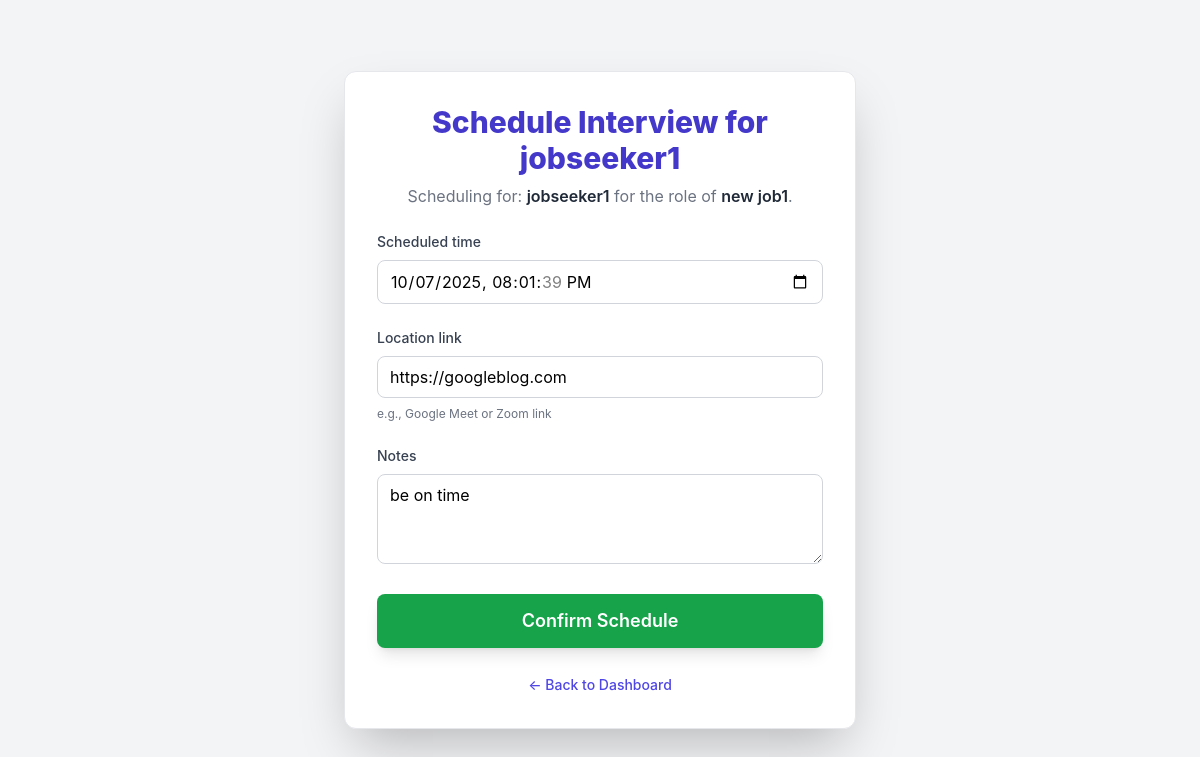
Page /employer/application/schedule/1/ (signed in) on the committed database.
### jobs/models.py (models this page shows, shortened)
class Application(models.Model):
    STATUS_CHOICES = [
        ('APPLIED', 'Applied'),
        ('SHORTLISTED', 'Shortlisted'),
        ('INTERVIEW', 'Interview Scheduled'),
        ('REJECTED', 'Rejected'),
    ]
    job = models.ForeignKey(JobPosting, on_delete=models.CASCADE, related_name='applications')
    seeker = models.ForeignKey(JobSeekerProfile, on_delete=models.CASCADE, related_name='applications')
    applied_on = models.DateTimeField(auto_now_add=True)
    status = models.CharField(max_length=20, choices=STATUS_CHOICES, default='APPLIED')
    class Meta:
        unique_together = ('job', 'seeker') # Prevent duplicate applications

class JobSeekerProfile(models.Model):
    user = models.OneToOneField(settings.AUTH_USER_MODEL, on_delete=models.CASCADE, related_name='seeker_profile')
    skills = models.CharField(max_length=255, blank=True, null=True, help_text="e.g., Python, SQL, AWS. Required before applying.")
    resume = models.FileField(
        upload_to='resumes/',
        null=True, blank=True,
        validators=[FileExtensionValidator(allowed_extensions=['pdf', 'docx'])]
    )

class JobPosting(models.Model):
    employer = models.ForeignKey(EmployerProfile, on_delete=models.CASCADE, related_name='jobs')
    title = models.CharField(max_length=200)
    description = models.TextField()
    location = models.CharField(max_length=100)
    posted_on = models.DateTimeField(auto_now_add=True)
    is_active = models.BooleanField(default=True)

class Interview(models.Model):
    application = models.OneToOneField(Application, on_delete=models.CASCADE, related_name='interview')
    scheduled_time = models.DateTimeField()
    location_link = models.URLField(max_length=255, blank=True, null=True, help_text="e.g., Google Meet or Zoom link")
    notes = models.TextField(blank=True, null=True)

### jobs/views.py (the view)
# urls.py: path('employer/application/schedule/<int:app_id>/', views.schedule_interview, name='schedule_interview'),
@user_passes_test(is_employer, login_url='/')
@login_required
def schedule_interview(request, app_id):
    application = get_object_or_404(Application, id=app_id)
    if application.job.employer != request.user.employer_profile:
        messages.error(request, "Permission denied.")
        return redirect('employer_dashboard')
    if application.status != 'SHORTLISTED' and application.status != 'INTERVIEW':
        messages.warning(request, "Application must be Shortlisted before scheduling.")
        return redirect('employer_dashboard')
    try:
        instance = application.interview
    except Interview.DoesNotExist:
        instance = None
    if request.method == 'POST':
        form = InterviewForm(request.POST, instance=instance)
        if form.is_valid():
            interview = form.save(commit=False)
            interview.application = application
            interview.save()
            application.status = 'INTERVIEW'
            application.save()
            messages.success(request, f"Interview scheduled for {application.seeker.user.username}.")
            return redirect('employer_dashboard')
    else:
        form = InterviewForm(instance=instance)
    context = {
        'form': form,
        'application': application,
        'title': f"Schedule Interview for {application.seeker.user.username}"
    }
    return render(request, 'jobs/schedule_interview.html', context)

### jobs/views.py
class InterviewForm(forms.ModelForm):
    scheduled_time = forms.DateTimeField(
        widget=forms.DateTimeInput(attrs={'type': 'datetime-local', 'class': 'w-full px-3 py-2 border border-gray-300 rounded-lg focus:outline-none focus:ring-2 focus:ring-indigo-500'}),
        initial=datetime.now()
    )
    class Meta:
        model = Interview
        fields = ['scheduled_time', 'location_link', 'notes']
        widgets = {
            'location_link': forms.URLInput(attrs={'class': 'w-full px-3 py-2 border border-gray-300 rounded-lg focus:outline-none focus:ring-2 focus:ring-indigo-500'}),
            'notes': forms.Textarea(attrs={'class': 'w-full px-3 py-2 border border-gray-300 rounded-lg focus:outline-none focus:ring-2 focus:ring-indigo-500', 'rows': 3})
        }

### jobs/views.py (called while the page is built)
def is_employer(user):
    return user.is_authenticated and hasattr(user, 'employer_profile')

### jobs/templates/jobs/schedule_interview.html (shortened to what this page needs)
<!DOCTYPE html>
<html lang="en">
<head>
    <script src="https://cdn.tailwindcss.com"></script>
</head>
<body class="min-h-screen flex items-center justify-center p-4">
    <div class="w-full max-w-lg bg-white p-8 rounded-xl shadow-2xl border border-gray-200">
        <h1 class="text-3xl font-extrabold text-center text-indigo-700 mb-2">{{ title }}</h1>
        <p class="text-center text-gray-500 mb-6">
            Scheduling for: <span class="font-semibold text-gray-800">{{ application.seeker.user.username }}</span> for the role of <span class="font-semibold text-gray-800">{{ application.job.title }}</span>.
        </p>
        <form method="post" class="space-y-6">
            {% for field in form %}
            <div class="space-y-2">
                <label for="{{ field.id_for_label }}" class="block text-sm font-medium text-gray-700">{{ field.label }}</label>
                {{ field }}
                {% if field.help_text %}
                    <p class="text-xs text-gray-500 mt-1">{{ field.help_text }}</p>
                {% endif %}
            </div>
            {% endfor %}
            <button type="submit" class="w-full flex justify-center py-3 px-4 border border-transparent rounded-lg shadow-lg text-lg font-semibold text-white bg-green-600 hover:bg-green-700 focus:outline-none focus:ring-2 focus:ring-offset-2 focus:ring-green-500 transition duration-150">
                Confirm Schedule
            </button>
        </form>
        <div class="mt-6 text-center">
            <a href="{% url 'employer_dashboard' %}" class="text-sm font-medium text-indigo-600 hover:text-indigo-500">
                ← Back to Dashboard
            </a>
        </div>
    </div>
</body>
</html>

### jobs/templates/jobs/schedule_interview.html (style rules this page uses)
body { font-family: 'Inter', sans-serif; background-color: #f3f4f6; }
input[type="datetime-local"] { appearance: none; }

### rows in the picture
Application: seeker.user.username "jobseeker1", job "new job1"
Interview: form "10/07/2025 20:01:39" "https://googleblog.com" "be on time"

### other values in the picture
{{ title }} "Schedule Interview for jobseeker1"
{{ field.label }} "Scheduled time" "Location link" "Notes"
{{ field.help_text }} "e.g., Google Meet or Zoom link"
